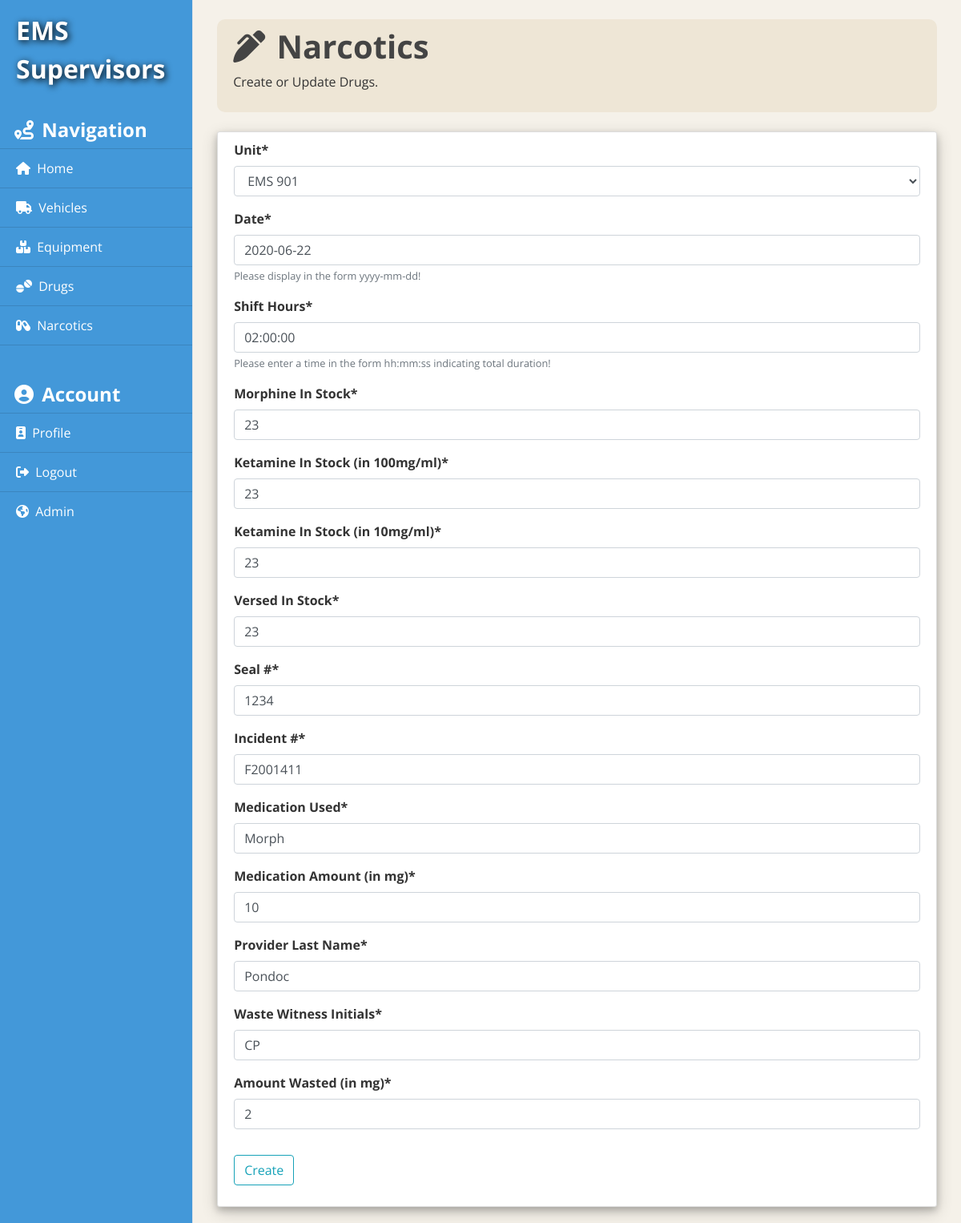
Page /narcotics/1/update/ (signed in) on the committed database.
### vehicles/models.py (models this page shows, shortened)
class Vehicle(models.Model):
    unit = models.CharField(max_length=30)
    date = models.DateField(help_text="Please display in the form yyyy-mm-dd!")
    oil = models.BooleanField()
    transmission_fluid = models.BooleanField()
    brake_fluid = models.BooleanField()
    coolant_fluid = models.BooleanField()
    lucas = models.BooleanField(verbose_name="LUCAS")
    ems_equipment = models.BooleanField(verbose_name="EMS Equipment")
    suction = models.BooleanField()
    front_left_tire_pressure = models.DecimalField(decimal_places=0, max_digits=2, verbose_name="Front Left Tire Pressure (in PSI)")
    front_right_tire_pressure = models.DecimalField(decimal_places=0, max_digits=2, verbose_name="Front Right Tire Pressure (in PSI)")
    rear_left_tire_pressure = models.DecimalField(decimal_places=0, max_digits=2, verbose_name="Rear Left Tire Pressure (in PSI)")
    rear_right_tire_pressure = models.DecimalField(decimal_places=0, max_digits=2, verbose_name="Rear Right Tire Pressure (in PSI)")
    provider_name = models.CharField(max_length=30)
    comments = models.TextField()
    def __str__(self):
        return (self.unit)

### narcotics/models.py (models this page shows, shortened)
class Narcotic(models.Model):
    unit = models.ForeignKey(Vehicle, on_delete=models.CASCADE)
    date = models.DateField(help_text="Please display in the form yyyy-mm-dd!")
    shift_hours = models.DurationField(verbose_name="Shift Hours", help_text="Please enter a time in the form hh:mm:ss indicating total duration!")
    morphine_in_stock = models.DecimalField(decimal_places=0, max_digits=3, verbose_name="Morphine In Stock")
    ketamine_in_stock_hundred_miligram_millileter = models.DecimalField(decimal_places=0, max_digits=5, verbose_name="Ketamine In Stock (in 100mg/ml)")
    ketamine_in_stock_ten_miligram_millileter = models.DecimalField(decimal_places=0, max_digits=4, verbose_name="Ketamine In Stock (in 10mg/ml)")
    versed_in_stock = models.DecimalField(decimal_places=0, max_digits=3, verbose_name="Versed In Stock")
    seal_number = models.DecimalField(decimal_places=0, max_digits=5, verbose_name="Seal #")
    incident_number = models.CharField(max_length=9, verbose_name="Incident #")
    medication_used = models.CharField(max_length=10, verbose_name="Medication Used")
    medication_amount_mg = models.DecimalField(decimal_places=0, max_digits=4, verbose_name="Medication Amount (in mg)")
    provider_name = models.CharField(max_length=30, verbose_name="Provider Last Name")
    waste_witness_initials = models.CharField(max_length=2, verbose_name="Waste Witness Initials")
    waste_amount_mg = models.DecimalField(decimal_places=0, max_digits=3, verbose_name="Amount Wasted (in mg)")

### narcotics/views.py (the view, shortened to what this page needs)
# urls.py: path('<int:pk>/update/', NarcoticUpdateView.as_view(), name="narcotics-update"),
class NarcoticUpdateView(LoginRequiredMixin, UserPassesTestMixin, UpdateView):
    model = Narcotic
    fields = ['unit', 'date', 'shift_hours', 'morphine_in_stock', 'ketamine_in_stock_hundred_miligram_millileter', 'ketamine_in_stock_ten_miligram_millileter', 'versed_in_stock', 'seal_number', 'incident_number', 'medication_used', 'medication_amount_mg', 'provider_name', 'waste_witness_initials', 'waste_amount_mg']
    def test_func(self):
        return True

### narcotics/templates/narcotics/narcotic_form.html (shortened to what this page needs)
{% extends 'equipment/base.html' %}
{% load crispy_forms_tags %}
{% block content %}
    <div class="title-container">
        <h1><i class="fas fa-pen-alt mr-1"></i> Narcotics</h1>
        <p>Create or Update Drugs.</p>
    </div>
    <br />
    <div class="content-section" style="box-shadow: 0 4px 8px 0 rgba(0, 0, 0, 0.2), 0 6px 20px 0 rgba(0, 0, 0, 0.19) !important;">
        <form method="POST">
            <fieldset class="form-group">
                {{ form|crispy }}
            </fieldset>
            <div class="form-group">
                <button class="btn btn-outline-info" type="submit">Create</button>
            </div>
        </form>
    </div>
{% endblock content %}

### equipment/static/equipment/main.css (style rules this page uses)
body { background: #f5f1e9; color: #333333; font-family: 'Open Sans', sans-serif; }
h1, h2, h3, h4, h5, h6 { color: #444444; font-weight: bold; }
label { font-weight: bold !important; }
.content-section { background: #ffffff; padding: 10px 20px; border: 1px solid #dddddd; border-radius: 3px; box-shadow: 0 4px 8px 0 rgba(0, 0, 0, 0.2), 0 6px 20px 0 rgba(0, 0, 0, 0.19); margin-bottom: 20px; }
.title-container { background-color: #eee6d6 !important; padding: 10px 10px 10px 20px; border-radius: 10px; }

### equipment/templates/equipment/base.html (style rules this page uses)
label { font-weight: bold !important; }

### rows in the picture
Vehicle: unit "EMS 901"
Narcotic: date "2020-06-22", shift_hours "02:00:00", morphine_in_stock "23", form "23", ketamine_in_stock_ten_miligram_millileter "23", versed_in_stock "23", seal_number "1234", incident_number "F2001411", medication_used "Morph", medication_amount_mg "10", provider_name "Pondoc", waste_witness_initials "CP", waste_amount_mg "2"
